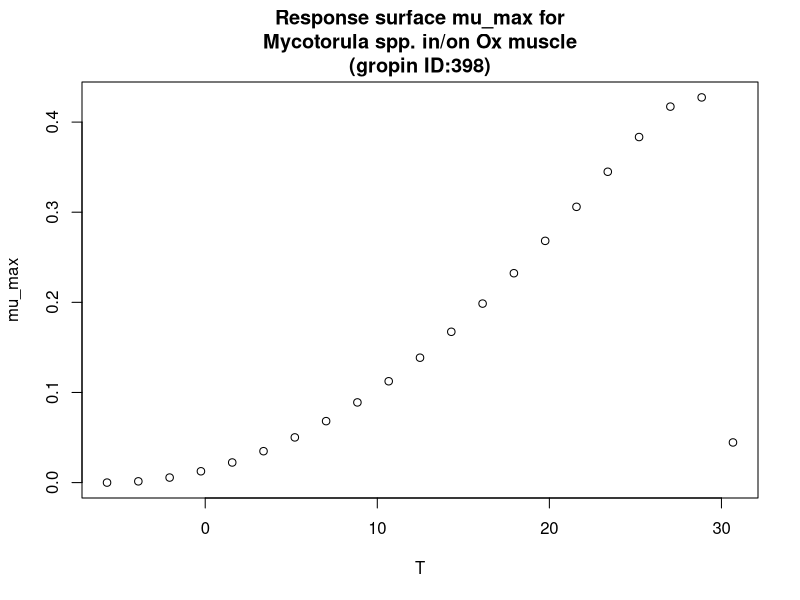

Here is the R script that generated this plot:
#############################
# start of Parameter script
#############################
T <- seq(-5.7057,30.6693306693307,length.out=21)
#############################
# end of Parameter script
#############################
############################# 
# start of Model script Gropin ID 398 
#############################
 
# constant coefficients for this model
 
variables <- data.frame(T)
argumentsPar <- expand.grid(variables)
 
# heart of the model
response_surface <- function(T) {
   mumax <-(4.3*(10^-1)*(T-30.7)*((T+5.7)^2))/((28.4+5.7)*((28.4+5.7)*(T-28.4)-(28.4-30.7)*(28.4-5.7-2*T)))

return(mumax=mumax)
} 

# output parameters
mumax <- cbind(argumentsPar,response_surface(argumentsPar['T']))
colnames(mumax) <- c(colnames(argumentsPar),'mumax')
#############################
# End of Model script
#############################
############################# 
# start of Visualisation script Gropin ID 398 
#############################
plot(T,mumax$mumax,
                          xlab='T',
                          ylab='mu_max',main='Response surface mu_max for
Mycotorula spp. in/on Ox muscle
(gropin ID:398)')
#############################
# End of Visualisation script
#############################
